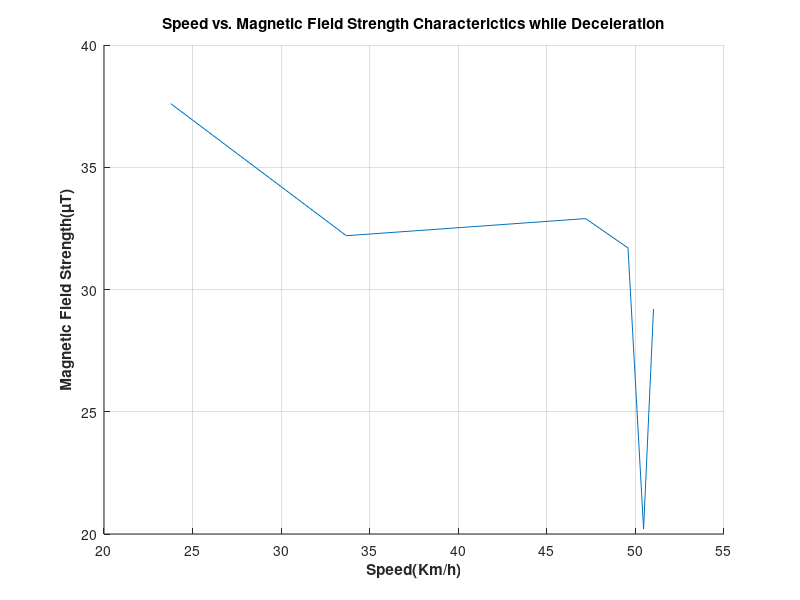

Source code (MATLAB):
Speed=[23.77 33.68 47.19 49.58 50.46 51.02]; 
Magnetic_field=[37.6 32.2 32.9 31.7 20.2 29.2];

hold on;
plot(Speed,Magnetic_field),grid on,xlabel('Speed(Km/h)','FontWeight','bold'),ylabel('Magnetic Field Strength(\muT)','FontWeight','bold'),title('Speed vs. Magnetic Field Strength Characterictics while Deceleration','FontWeight','bold')